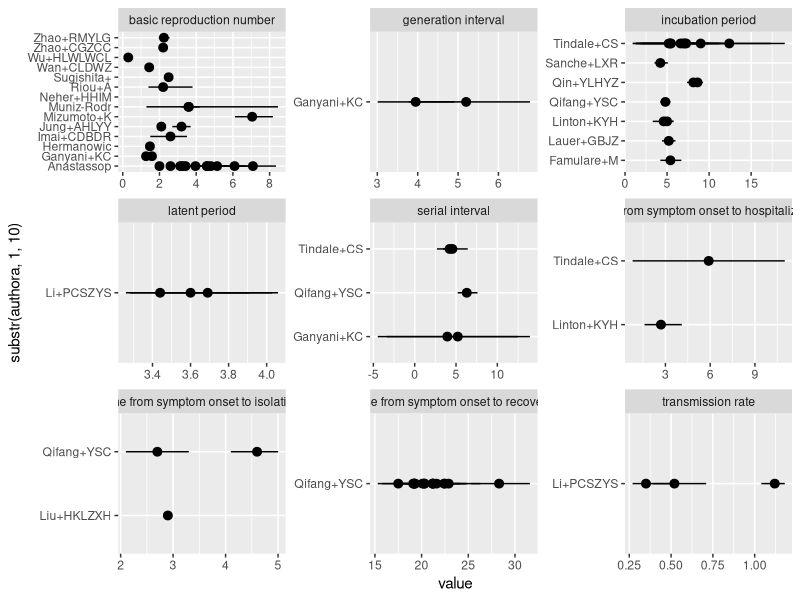
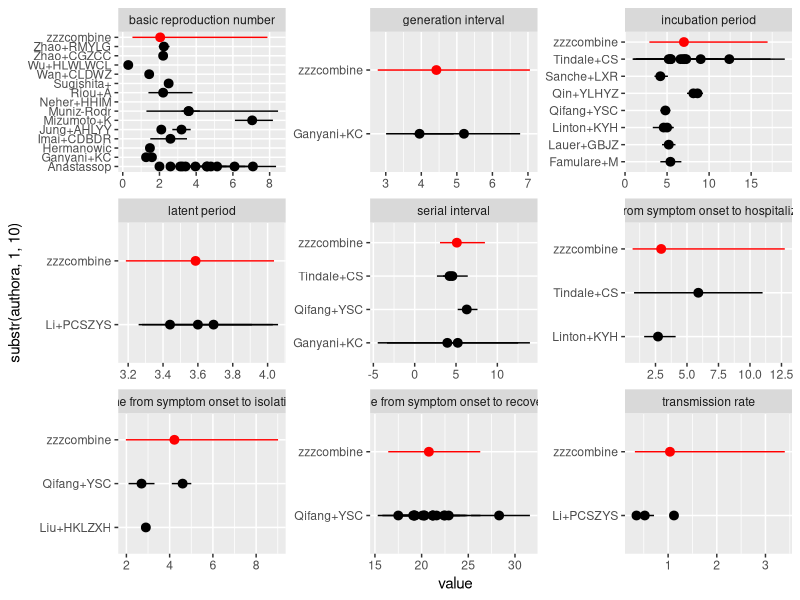
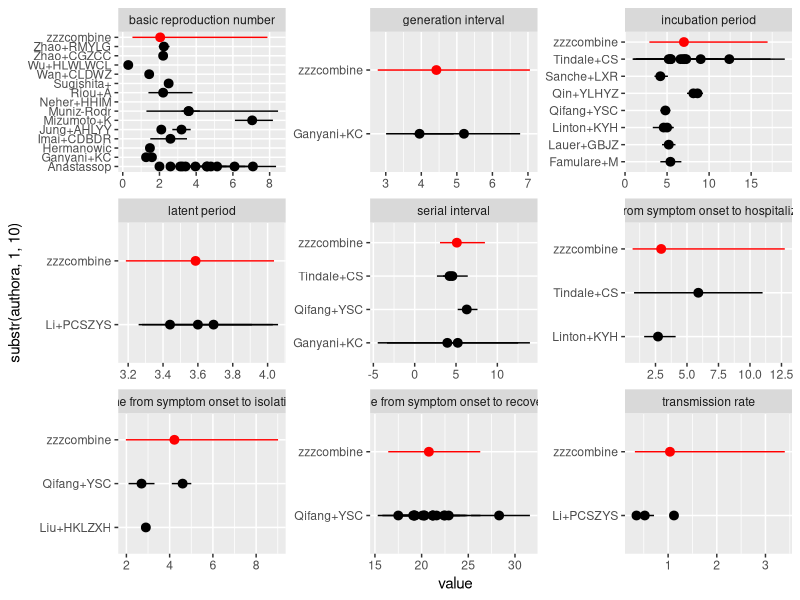

These charts were generated, in order, by the following R code:
library(tidyverse)
library(ggplot2)


## MIDAS estimates retrieved from
midas_url <- "https://raw.githubusercontent.com/midas-network/COVID-19/master/parameter_estimates/2019_novel_coronavirus/estimates.csv"

focal <- read.csv(header=TRUE, text="
shortname, name
R0,basic reproduction number
inv_gamma_m1,time from symptom onset to isolation
inv_gamma_m2,time from symptom onset to recovery
inv_gamma_s1,time from symptom onset to hospitalization
inv_sigma,incubation period
latent,latent period
serial,serial interval
generation,generation interval
beta0,transmission rate")

## lastname of first author + initials of others (could be improved;
##  perhaps just disambiguating first author (Qifang+1, Qifang+2)
##  would be sufficient
collapse_authors <- function(a) {
    s <- strsplit(a,",")
    sapply(s,
           function(x) paste(c(gsub("^([[:alpha:]]+) .*","\\1",x[1]),
                               "+",
                               sapply(x[-1],function(y) substr(trimws(y),1,1))),
                              collapse=""))
}

## assumes we are in notes/ subdirectory ...
x <- (read_csv("../inst/params/midas_estimates.csv")
    %>% select(authors,name,location_name,value_type,
               value,uncertainty_type,lower_bound, upper_bound,
               population)
    ## fix typos/inconsistencies
    %>% mutate(name=tolower(name),
               name=gsub("hospitilization","hospitalization",name),
               name=gsub("reproductive","reproduction",name))
    %>% right_join(focal)
    ## force numeric (FIXME, track down NAs later)
    %>% mutate_at(c("value","lower_bound","upper_bound"), as.numeric)
    %>% mutate(authora=collapse_authors(authors))
)

    
gg0 <- (ggplot(x,aes(
              y=substr(authora,1,10), ## still not short enough
              x=value,xmin=lower_bound,xmax=upper_bound))
    + facet_wrap(~name,scale="free")
)

gg0 + geom_pointrange()

## when there are multiple values for an author, what do they represent?

## what about missing bounds?
## what about negative lower bounds?
## among-sample variance **not** incorporated yet.
##   (mean(var_comb) + var_among ??? this would be more appropriate for
##    multiple measurements of the _same_ data, which seems more appropriate here)
##   ( var(inv-var-wtd) mean without uncertainty is harmonic mean of var)

combine_values <- function(mid, lwr, upr) {
    logsd <- log(upr/lwr)/(2*qnorm(0.975))
    tau <- 1/logsd^2
    logmu <- log(mid)
    logmu_comb <- sum(logmu*tau)/sum(tau)
    ## ???
    ## logsd_comb <- sqrt(1/sum(tau)) ## doesn't use among-sample var!
    logsd_comb <- sqrt(mean(logsd^2) + var(logmu))
    data.frame(logmu=logmu_comb,logsd=logsd_comb)
}

comb <- (x  %>% drop_na(value,lower_bound,upper_bound)
    %>% filter(lower_bound>0)
    %>% group_by(name)
    %>% do(combine_values(.$value,.$lower_bound,.$upper_bound))
    %>% mutate(value=exp(logmu),
               lower_bound=exp(logmu-1.96*logsd),
               upper_bound=exp(logmu+1.96*logsd))
    %>% mutate(authora="zzzcombined")
)

xx_comb <- bind_rows(dplyr::select(comb,-c(logmu,logsd)),
                     dplyr::select(x,
                                   authora,value,
                                   lower_bound,upper_bound,name))
gg0 %+%  xx_comb + geom_pointrange(aes(colour=(authora=="zzzcombined"))) +
    scale_colour_manual(values=c("black","red"),guide=FALSE)

ggsave("midas_estimates.pdf")
